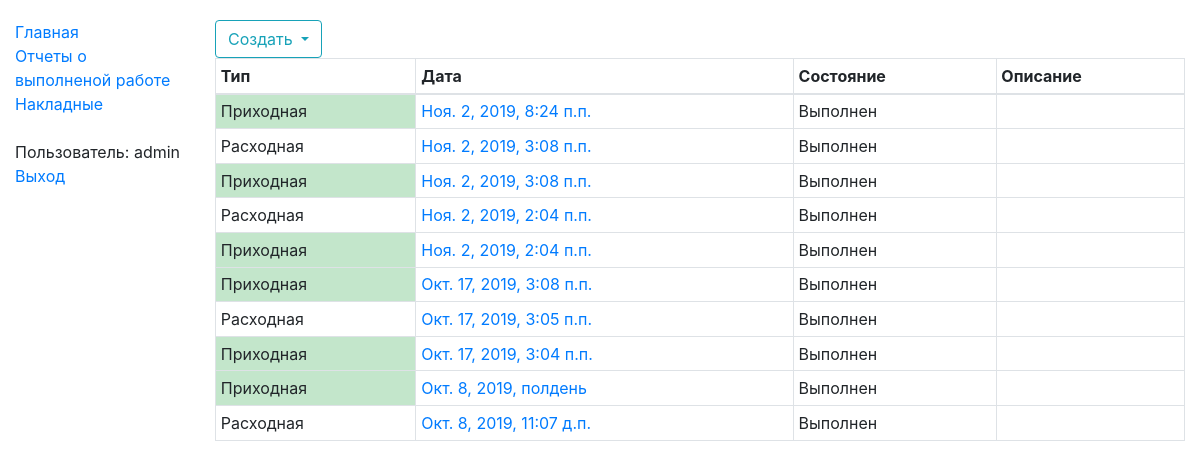
The app's page /stock/acts/ (signed in), older data.
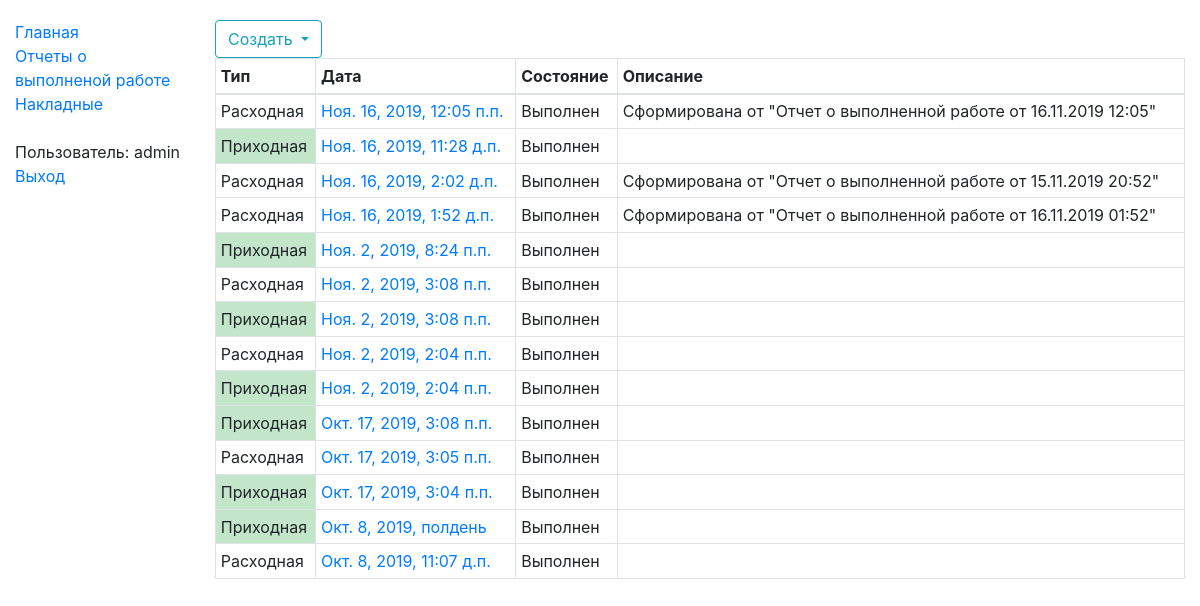
The same page, newer data.
### stocks/models.py (models this page shows, shortened)
class StkAct(models.Model):
    STATE_REGISTERING = "100"
    STATE_DONE = "300"
    s_state_choices = ((STATE_REGISTERING, "Оформляется"), (STATE_DONE, "Выполнен"))
    d_create_date = models.DateTimeField("Дата содания", db_index=True)
    d_reg_date = models.DateTimeField("Дата проведения", null=True)
    n_direction = models.SmallIntegerField("Направление", null=False)
    s_state = models.CharField("Состояние", max_length=3, choices=s_state_choices, null=False)
    s_desc = models.TextField("Описание", null=True, blank=True)
    class Meta:
        verbose_name = "Накладная"
        verbose_name_plural = "Накладные"
    def get_absolute_url(self):
        return reverse('stk_act-detail', args=[str(self.id)])

### stocks/act/act_views.py (the view)
# urls.py: path('acts/', act_views.StkActListView.as_view(), name='stk_acts'),
class StkActListView(LoginRequiredMixin, generic.ListView):
    model = StkAct
    template_name = 'stocks/act/stk_act_list.html'
    paginate_by = 100
    def get_queryset(self):
        return StkAct.objects.all().order_by("-d_create_date")

### templates/stocks/act/stk_act_list.html (shortened to what this page needs)
{% extends "base_generic_content.html" %}
{% block content %}
    <div class="btn-group" role="group" aria-label="Панель инструментов">
        <div class="btn-group" role="group">
            <button id="btnGroupCreate" type="button" class="btn dropdown-toggle btn-outline-info" data-toggle="dropdown" aria-haspopup="true" aria-expanded="false">
                Создать
            </button>
        </div>
    </div>
    <table class="table table-hover table-bordered table-sm">
        <thead>
            <tr>
                <th>Тип</th>
                <th>Дата</th>
                <th>Состояние</th>
                <th>Описание</th>
            </tr>
        </thead>
        <tbody>
        {% if object_list %}
            {% for object in object_list %}
                <tr class="grid-row" data-id="{{ object.id }}">
                    {% if object.n_direction == 1 %}<td class="table-success">Приходная</td>{% else %}<td>Расходная</td>{% endif %}
                    <td><a href="{{ object.get_absolute_url }}">{{ object.d_create_date }}</a></td>
                    <td {% if object.s_state != "300" %}class="table-warning"{% endif %}>{{ object.get_s_state_display}}</td>
                    <td>{% if object.s_desc is not None %}{{ object.s_desc}}{% endif %}</td>
                </tr>
            {% endfor %}
        {% endif %}
        </tbody>
    </table>
{% endblock %}

### templates/base_generic_content.html (shortened to what this page needs)
{% extends "base_generic.html" %}
{% block body %}
    <div class="container-fluid">
        <div class="row">
            <div class="col-sm-2">
                {% block sidebar %}
                    <ul class="sidebar-nav">
                        <li><a href="{% url 'index' %}">Главная</a></li>
                        <li><a href="{% url 'mnf_shift_results' %}">Отчеты о выполненой работе</a></li>
                        <li><a href="{% url 'stk_acts' %}">Накладные</a></li>
                        <br>
                        {% if user.is_authenticated %}
                            <li>Пользователь: {{ user.get_username }}</li>
                            <li><a href="{% url 'logout'%}?next={{request.path}}">Выход</a></li>
                       {% endif %}
                    </ul>
                {% endblock %}
            </div>
            <div class="col-sm-10 ">
                {% block content %}{% endblock %}
            </div>
        </div>
    </div>
{% endblock %}

### templates/base_generic.html (shortened to what this page needs)
<!DOCTYPE html>
<html lang="en">
<head>
    <link rel="stylesheet" href="https://stackpath.bootstrapcdn.com/bootstrap/4.3.1/css/bootstrap.min.css">
  {% load static %}
  <link rel="stylesheet" href="{% static 'css/styles.css' %}">
</head>
<body>
    {% block body %}{% endblock %}
</body>
</html>

### stocks/static/css/styles.css (style rules this page uses)
body { margin-top: 20px; }
.sidebar-nav { padding: 0; list-style: none; }

Row changes from the older to the newer data that the page shows:
added StkAct: n_direction "Расходная", d_create_date "Ноя. 16, 2019, 12:05 п.п.", s_state "Выполнен", s_desc "Сформирована от \"Отчет о выполненной работе от 16.11.2019 12:05\""
added StkAct: n_direction "Приходная", d_create_date "Ноя. 16, 2019, 11:28 д.п.", s_state "Выполнен"
added StkAct: n_direction "Расходная", d_create_date "Ноя. 16, 2019, 2:02 д.п.", s_state "Выполнен", s_desc "Сформирована от \"Отчет о выполненной работе от 15.11.2019 20:52\""
added StkAct: n_direction "Расходная", d_create_date "Ноя. 16, 2019, 1:52 д.п.", s_state "Выполнен", s_desc "Сформирована от \"Отчет о выполненной работе от 16.11.2019 01:52\""
